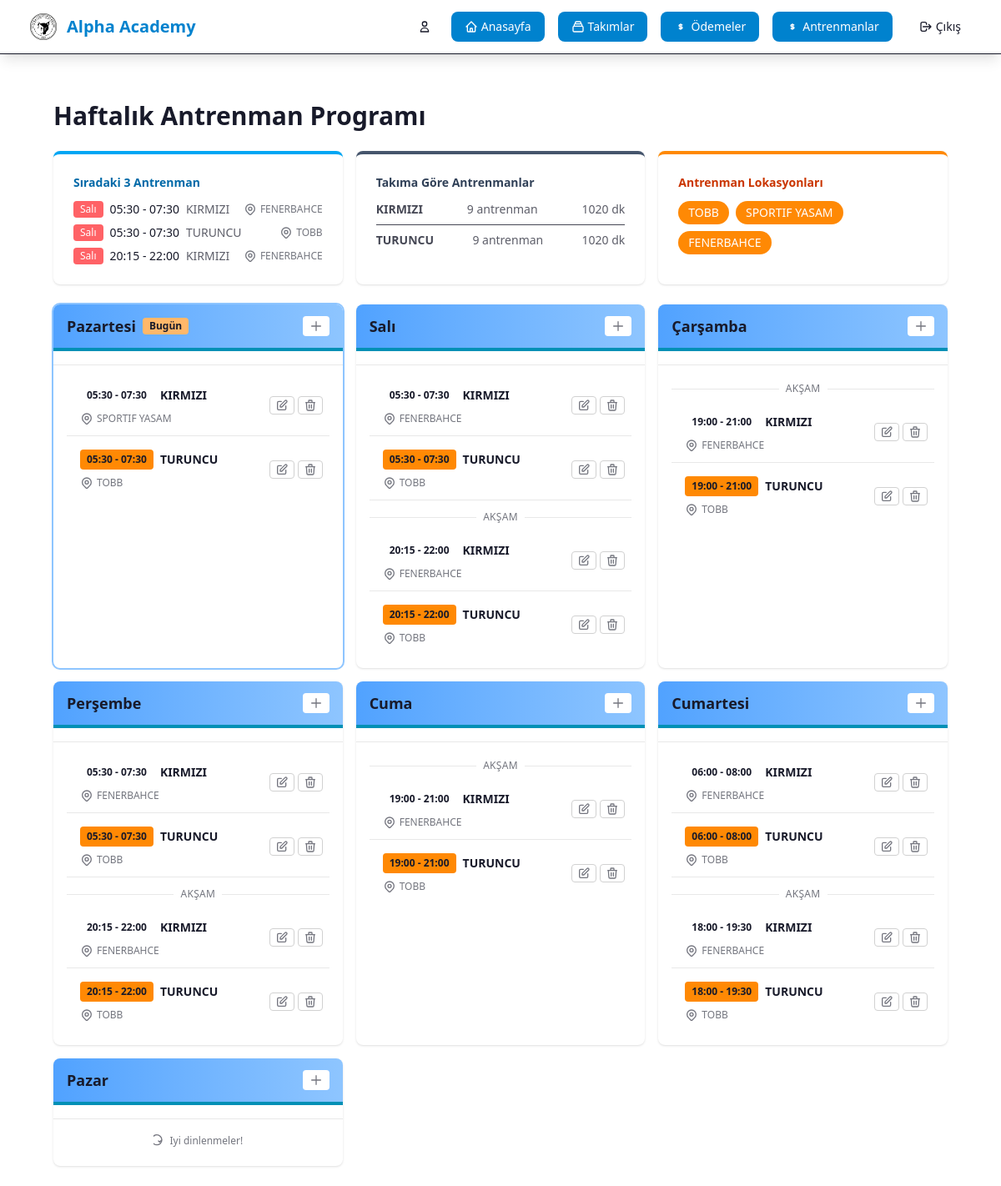
Screenshot of /teams/trainings/weekly/ (signed in) with the database file from the repository.
### team/models.py (models this page shows, shortened)
class Training (models.Model):
    LOCATIONS = [
            ('TOBB', 'TOBB'),
            ('AYTEN SABAN', 'AYTEN SABAN'),
            ('SPORTIF YASAM', 'SPORTIF YASAM'),
            ('FENERBAHCE', 'FENERBAHCE'),
            ('Diğer', 'Diğer'),]
    DAYS_OF_WEEK = [
            (1, 'Pazartesi'),
            (2, 'Salı'),
            (3, 'Çarşamba'),
            (4, 'Perşembe'),
            (5, 'Cuma'),
            (6, 'Cumartesi'),
            (7, 'Pazar'),
        ]
    """
    Model for team training sessions
    """
    team = models.ForeignKey(Team, on_delete=models.CASCADE, related_name='trainings', verbose_name='Takım')
    day_of_week = models.IntegerField(verbose_name='Gün', choices=DAYS_OF_WEEK)  # 0=Monday, 6=Sunday
    time = models.TimeField(verbose_name='Saat')
    end_time = models.TimeField(verbose_name='Bitiş Saati', blank=True, null=True)
    location = models.CharField(max_length=200, verbose_name='Lokasyon',
                                choices=LOCATIONS)
    trainer = models.ForeignKey(settings.AUTH_USER_MODEL, on_delete=models.SET_NULL, null=True, blank=True, related_name='trainings', verbose_name='Antrenör')
    notes = models.TextField(blank=True, null=True, verbose_name='Notlar')
    created_at = models.DateTimeField(auto_now_add=True)
    updated_at = models.DateTimeField(auto_now=True)
    class Meta:
        verbose_name = 'Antrenman'
        verbose_name_plural = 'Antrenmanlar'
        ordering = ['-day_of_week', 'time']

class Team(models.Model):
    name = models.CharField(max_length=100, verbose_name='Takım Adı')
    description = models.TextField(blank=True, null=True, verbose_name='Açıklama')
    logo = models.ImageField(upload_to='team_logos/', blank=True, null=True, verbose_name='Logo')
    founded_date = models.DateField(blank=True, null=True, verbose_name='Kuruluş Tarihi')
    created_at = models.DateTimeField(auto_now_add=True)
    updated_at = models.DateTimeField(auto_now=True)
    class Meta:
        verbose_name = 'Takım'
        verbose_name_plural = 'Takımlar'
        ordering = ['name']

### team/views.py (the view)
# urls.py: path('trainings/weekly/', views.training_weekly, name='training_weekly'),
@login_required
def training_weekly(request):
    trainings = Training.objects.select_related('team').order_by('day_of_week', 'time')
    from django.utils import timezone
    try:
        current_day = timezone.localdate().isoweekday()
    except Exception:
        import datetime
        current_day = datetime.date.today().isoweekday()
    days_of_week = {
        1: {'number': 1, 'name': 'Pazartesi', 'trainings': []},
        2: {'number': 2, 'name': 'Salı', 'trainings': []},
        3: {'number': 3, 'name': 'Çarşamba', 'trainings': []},
        4: {'number': 4, 'name': 'Perşembe', 'trainings': []},
        5: {'number': 5, 'name': 'Cuma', 'trainings': []},
        6: {'number': 6, 'name': 'Cumartesi', 'trainings': []},
        7: {'number': 7, 'name': 'Pazar', 'trainings': []},
    }
    for training in trainings:
        days_of_week[training.day_of_week]['trainings'].append(training)
    for i in range(1, 8):
        days_of_week[i]['is_today'] = (i == current_day)
        days_of_week[i]['trainings'].sort(key=lambda t: t.time)
        seen_pm = False
        for t in days_of_week[i]['trainings']:
            setattr(t, 'show_pm_separator', False)
            if not seen_pm and t.time >= dt_time(13, 0):
                setattr(t, 'show_pm_separator', True)
                seen_pm = True
    weekly_schedule = [days_of_week[i] for i in range(1, 8)]
    total_trainings = trainings.count()
    locations = set(t.location for t in trainings)
    import datetime as _dt
    training_stats_by_team = {}
    for t in trainings:
        team_name = t.team.name
        if team_name not in training_stats_by_team:
            training_stats_by_team[team_name] = {'name': team_name, 'count': 0, 'minutes': 0}
        training_stats_by_team[team_name]['count'] += 1
        if t.end_time:
            start_dt = _dt.datetime.combine(_dt.date.today(), t.time)
            end_dt = _dt.datetime.combine(_dt.date.today(), t.end_time)
            if end_dt > start_dt:
                delta_minutes = int((end_dt - start_dt).total_seconds() // 60)
                training_stats_by_team[team_name]['minutes'] += delta_minutes
    training_stats_by_team = sorted(training_stats_by_team.values(), key=lambda x: x['name'])
    import datetime
    now = timezone.localtime()
    today_iso = now.isoweekday()
    upcoming = []
    for t in trainings:
        t_day = t.day_of_week
        days_ahead = (t_day - today_iso) % 7
        if days_ahead == 0 and t.time <= now.time():
            days_ahead = 7
        next_date = timezone.localdate() + datetime.timedelta(days=days_ahead)
        next_dt = datetime.datetime.combine(next_date, t.time)
        upcoming.append((next_dt, t))
    upcoming.sort(key=lambda x: x[0])
    upcoming_trainings = []
    for next_dt, t in upcoming[:3]:
        upcoming_trainings.append({
            'training': t,
            'day_name': days_of_week[t.day_of_week]['name'],
            'next_datetime': next_dt,
        })
    context = {
        'weekly_schedule': weekly_schedule,
        'days_of_week': days_of_week,
        'total_trainings': total_trainings,
        'training_stats_by_team': training_stats_by_team,
        'locations': locations,
        'upcoming_trainings': upcoming_trainings,
        'title': 'Haftalık Antrenman Programı'
    }
    return render(request, 'team/training_weekly.html', context)

### team/templatetags/team_filters.py (called while the page is built)
@register.filter
def team_color_dict(team_name):
    if not team_name:
        return TEAM_COLORS.get('default', {'bg': 'bg-gray-50', 'border': 'border-gray-200', 'text': 'text-gray-800', 'badge': 'bg-gray-500', 'light': 'bg-gray-100'})
    team_key = team_name.lower().strip()
    return TEAM_COLORS.get(team_key, {'bg': 'bg-gray-50', 'border': 'border-gray-200', 'text': 'text-gray-800', 'badge': 'bg-gray-500', 'light': 'bg-gray-100'})

### team/templates/team/training_weekly.html (shortened to what this page needs)
{% extends 'user/base.html' %}
{% load static %}
{% load team_filters %}
{% block content %}
<div class="max-w-7xl mx-auto px-4 sm:px-6 lg:px-8 mt-8">
    <div class="flex flex-wrap items-center justify-between mb-6">
        <div class="w-full md:w-2/3">
            <h1 class="text-3xl font-bold text-base-content">Haftalık Antrenman Programı</h1>
        </div>
    </div>
    <div class="grid grid-cols-1 md:grid-cols-3 gap-4 mb-6">
        <div class="bg-base-100 rounded-lg shadow p-6 border-t-4 border-sky-500">
            <h5 class="text-sky-700 text-sm font-semibold mb-3">Sıradaki 3 Antrenman</h5>
            {% if upcoming_trainings %}
            <ul class="space-y-2">
                {% for item in upcoming_trainings %}
                <li class="flex items-center justify-between">
                    <div class="flex items-center gap-2">
                        <span class="bg-error text-white text-xs px-2 py-0.5 rounded">{{ item.day_name }}</span>
                            <span class="text-sm font-medium text-base-content">{{ item.training.time|time:"H:i" }}{% if item.training.end_time %} - {{ item.training.end_time|time:"H:i" }}{% endif %}</span>
                            <span class="text-sm text-base-content/70">{{ item.training.team.name }}</span>
                    </div>
                    <span class="text-xs text-base-content/60 inline-flex items-center gap-1"> {{ item.training.location }}</span>
                </li>
                {% endfor %}
            </ul>
            {% else %}
            <p class="text-base-content/60 text-sm">Yaklaşan antrenman bulunmuyor.</p>
            {% endif %}
        </div>
        <div class="bg-base-100 rounded-lg shadow p-6 border-t-4 border-slate-600">
            <h5 class="text-slate-700 text-sm font-semibold mb-3">Takıma Göre Antrenmanlar</h5>
            {% if training_stats_by_team %}
            <ul class="space-y-2 text-sm text-base-content/80">
                {% for stat in training_stats_by_team %}
                <li class="flex items-center justify-between border-b last:border-0 pb-2 last:pb-0">
                    <span class="font-semibold">{{ stat.name }}</span>
                    <span class="text-base-content/70">{{ stat.count }} antrenman{% if stat.count > 1 %}{% endif %}</span>
                    <span class="text-base-content/70">{% if stat.minutes %}{{ stat.minutes }} dk{% else %}-{% endif %}</span>
                </li>
                {% endfor %}
            </ul>
            {% else %}
            <p class="text-base-content/60 text-sm">Kayıtlı antrenman yok.</p>
            {% endif %}
        </div>
        <div class="bg-base-100 rounded-lg shadow p-6 border-t-4 border-orange-400">
            <h5 class="text-orange-700 text-sm font-semibold mb-3">Antrenman Lokasyonları</h5>
            <div class="flex flex-wrap gap-2">
                {% for location in locations %}
                <span class="bg-orange-400 text-white px-3 py-1 rounded-full text-sm">{{ location }}</span>
                {% endfor %}
            </div>
        </div>
    </div>
    <div class="grid grid-cols-1 md:grid-cols-3 lg:grid-cols-3 gap-4">
        {% for day in weekly_schedule %}
        <div>
            <div class="bg-base-100 rounded-lg shadow overflow-hidden h-full {% if day.is_today %}ring-2 ring-blue-300{% endif %}">
                <div class="px-4 py-3 border-b-4 flex justify-between items-center {% if day.is_today %} bg-gradient-to-r from-blue-400 to-blue-300 border-info{% else %} bg-gradient-to-r from-blue-400 to-blue-300 border-info{% endif %}">
                    <h5 class="text-lg font-semibold mb-0 flex items-center gap-2">
                        {{ day.name }}
                        {% if day.is_today %}
                        <span class="bg-orange-300 text-base-content text-xs px-2 py-0.5 rounded font-semibold">Bugün</span>
                        {% endif %}
                    </h5>
                    {% if user.is_staff %}
                    <button type="button"
                            class="bg-base-100 text-error hover:bg-error px-2 py-1 rounded text-xs font-semibold inline-flex items-center gap-1"
                            onclick="openTrainingModal({{ day.number }})"
                            title="Antrenman Ekle">
                        <svg class="w-4 h-4 text-base-content/60" fill="none" stroke="currentColor" viewBox="0 0 24 24"><path stroke-linecap="round" stroke-linejoin="round" stroke-width="2" d="M12 4v16m8-8H4"></path></svg>
                    </button>
                    {% endif %}
                </div>
                <div id="day-{{ day.number }}-form" class="px-4 py-2 border-b border-base-200"></div>
                <div class="p-4">
                    {% if day.trainings %}
                    <div class="space-y-2" id="day-{{ day.number }}-trainings">
                    {% for training in day.trainings %}
                    {% if training.show_pm_separator %}
                    <div class="flex items-center gap-2 text-xs text-base-content/60 uppercase tracking-wide py-1">
                        <span class="h-px flex-1 bg-base-200"></span>
                        <span>AKŞAM</span>
                        <span class="h-px flex-1 bg-base-200"></span>
                    </div>
                    {% endif %}
                    <div class="border-b border-base-200 pb-3 pt-2 last:border-0 pl-4 pr-2  {% with colors=training.team.name|team_color_dict %}  {{ colors.bg }}{% endwith %} hover:shadow-lg transition-all duration-200" id="training-card-{{ training.pk }}">
                        <div class="flex justify-between items-center gap-2">
                            <div class="flex items-center gap-2 flex-wrap flex-grow text-xs">
                                <span class="{% with colors=training.team.name|team_color_dict %}{{ colors.badge }}{% endwith %} px-2 py-1 rounded font-semibold text-xs whitespace-nowrap">{{ training.time|time:"H:i" }}{% if training.end_time %} - {{ training.end_time|time:"H:i" }}{% endif %}</span>
                                <span class="font-bold {% with colors=training.team.name|team_color_dict %}{{ colors.text }}{% endwith %} text-sm">{{ training.team.name }}</span>
                                <span class="text-base-content/60 text-xs inline-flex items-center gap-1"> {{ training.location }}</span>
                            </div>
                            {% if user.is_staff %}
                            <div class="flex gap-1 flex-shrink-0">
                                <button
                                    type="button"
                                    class="border border-base-300 text-base-content/70 hover:bg-base-100 px-1.5 py-0.5 rounded text-xs inline-flex items-center gap-1"
                                    hx-get="{% url 'team:training_edit_inline' training.pk %}"
                                    hx-target="#training-card-{{ training.pk }}"
                                    hx-swap="outerHTML"
                                    title="Düzenle">
                                    <svg class="w-4 h-4 text-base-content/60" fill="none" stroke="currentColor" viewBox="0 0 24 24"><path stroke-linecap="round" stroke-linejoin="round" stroke-width="2" d="M11 5H6a2 2 0 00-2 2v11a2 2 0 002 2h11a2 2 0 002-2v-5m-1.414-9.414a2 2 0 112.828 2.828L11.828 15H9v-2.828l8.586-8.586z"></path></svg>
                                </button>
                                <button
                                    type="button"
                                    class="border border-base-300 text-base-content/70 hover:bg-base-100 px-1.5 py-0.5 rounded text-xs inline-flex items-center gap-1"
                                    hx-get="{% url 'team:training_delete_inline' training.pk %}"
                                    hx-target="#training-card-{{ training.pk }}"
                                    hx-swap="outerHTML swap:1s"
                                    hx-confirm="Bu antrenmanı silmek istediğinizden emin misiniz?"
                                    title="Sil">
                                    <svg class="w-4 h-4 text-base-content/60" fill="none" stroke="currentColor" viewBox="0 0 24 24"><path stroke-linecap="round" stroke-linejoin="round" stroke-width="2" d="M19 7l-.867 12.142A2 2 0 0116.138 21H7.862a2 2 0 01-1.995-1.858L5 7m5 4v6m4-6v6m1-10V4a1 1 0 00-1-1h-4a1 1 0 00-1 1v3M4 7h16"></path></svg>
                                </button>
                            </div>
                            {% endif %}
                        </div>
                    </div>
                    {% endfor %}
                </div>
                {% else %}
                <div id="day-{{ day.number }}-trainings">
                    <p class="text-base-content/60 text-center mb-0 text-xs inline-flex items-center gap-1 justify-center w-full">
                        <svg class="w-4 h-4" fill="none" stroke="currentColor" viewBox="0 0 24 24"><path stroke-linecap="round" stroke-linejoin="round" stroke-width="2" d="M9 12l2 2 4-4m0 0a9 9 0 11-18 0 9 9 0 0118 0z"></path></svg> Iyi dinlenmeler!
                    </p>
                </div>
                {% endif %}
            </div>
        </div>
        </div>
        {% endfor %}
    </div>
</div>
{% endblock %}

### rows the page displays
Training: day_name "Salı", training.time "05:30", training.end_time "07:30", training.team.name "KIRMIZI", training.location "FENERBAHCE", locations "FENERBAHCE", time "05:30", end_time "07:30", team.name "KIRMIZI", location "FENERBAHCE"
Training: day_name "Salı", training.time "05:30", training.end_time "07:30", training.team.name "TURUNCU", training.location "TOBB", time "05:30", end_time "07:30", team.name "TURUNCU", location "TOBB"
Training: day_name "Salı", training.time "20:15", training.end_time "22:00", training.team.name "KIRMIZI", training.location "FENERBAHCE", shows "AKŞAM", time "20:15", end_time "22:00", team.name "KIRMIZI", location "FENERBAHCE"
Team: name "KIRMIZI"
Team: name "TURUNCU"
Training: locations "TOBB", time "05:30", end_time "07:30", team.name "TURUNCU", location "TOBB"
Training: locations "SPORTIF YASAM", time "05:30", end_time "07:30", team.name "KIRMIZI", location "SPORTIF YASAM"
Training: time "20:15", end_time "22:00", team.name "TURUNCU", location "TOBB"
Training: shows "AKŞAM", time "19:00", end_time "21:00", team.name "KIRMIZI", location "FENERBAHCE"
Training: time "19:00", end_time "21:00", team.name "TURUNCU", location "TOBB"
Training: time "05:30", end_time "07:30", team.name "KIRMIZI", location "FENERBAHCE"
Training: time "05:30", end_time "07:30", team.name "TURUNCU", location "TOBB"
Training: shows "AKŞAM", time "20:15", end_time "22:00", team.name "KIRMIZI", location "FENERBAHCE"
Training: time "20:15", end_time "22:00", team.name "TURUNCU", location "TOBB"
Training: shows "AKŞAM", time "19:00", end_time "21:00", team.name "KIRMIZI", location "FENERBAHCE"
Training: time "19:00", end_time "21:00", team.name "TURUNCU", location "TOBB"
Training: time "06:00", end_time "08:00", team.name "KIRMIZI", location "FENERBAHCE"
Training: time "06:00", end_time "08:00", team.name "TURUNCU", location "TOBB"
Training: shows "AKŞAM", time "18:00", end_time "19:30", team.name "KIRMIZI", location "FENERBAHCE"
Training: time "18:00", end_time "19:30", team.name "TURUNCU", location "TOBB"

### other values shown
{{ stat.count }} "9" "9"
{{ stat.minutes }} "1020" "1020"
{{ day.name }} "Pazartesi" "Salı" "Çarşamba" "Perşembe" "Cuma" "Cumartesi" "Pazar"
